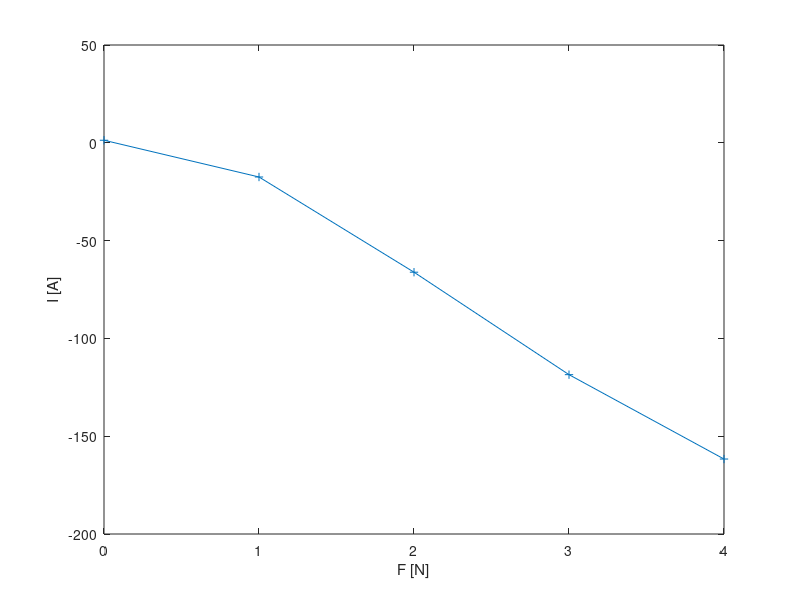

The MATLAB script that drew this image: (Note: this script raises an error after producing the figure.)
%% Tratamento de dados do mancal otimziado
% rafael Corsi

% load otimziado dx
load ativo_otimizado_I;

plot(ativo_otimizado_I.I, ativo_otimizado_I.Fx-140,'Marker','+');
xlabel('F [N]');
ylabel('I [A]')
belezura
export_pdf('Eletromagnetica/Resultados/ativo_otimizado_fem_I_dx03',1);
